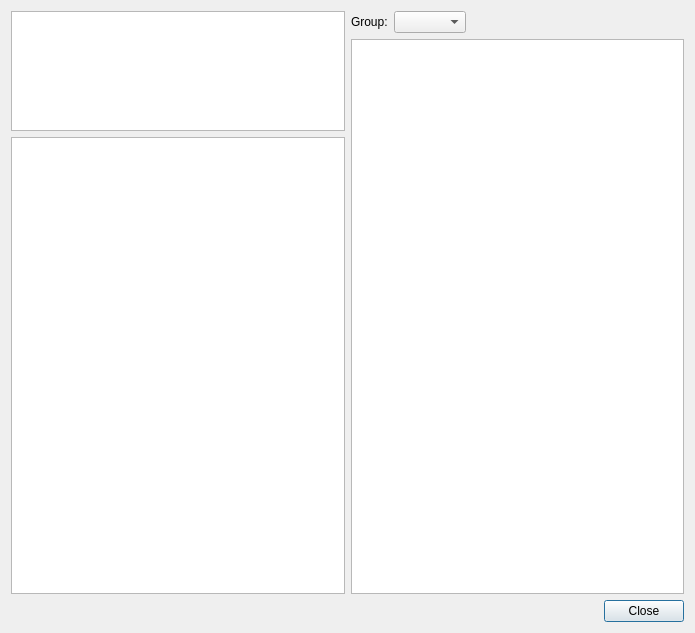
<?xml version="1.0" encoding="UTF-8"?>
<ui version="4.0">
 <class>TileShapeGroupDialog</class>
 <widget class="QDialog" name="TileShapeGroupDialog">
  <property name="geometry">
   <rect>
    <x>0</x>
    <y>0</y>
    <width>695</width>
    <height>633</height>
   </rect>
  </property>
  <property name="windowTitle">
   <string>Tile Shape Groups</string>
  </property>
  <layout class="QGridLayout" name="gridLayout">
   <item row="0" column="0">
    <layout class="QVBoxLayout" name="verticalLayout">
     <item>
      <widget class="QListWidget" name="groupsList">
       <property name="maximumSize">
        <size>
         <width>16777215</width>
         <height>120</height>
        </size>
       </property>
      </widget>
     </item>
     <item>
      <layout class="QHBoxLayout" name="groupsToolBarLayout"/>
     </item>
     <item>
      <widget class="Tiled::Internal::VirtualTilesetView" name="shapesList"/>
     </item>
     <item>
      <layout class="QHBoxLayout" name="shapeToolBarLayout"/>
     </item>
    </layout>
   </item>
   <item row="0" column="1">
    <layout class="QVBoxLayout" name="verticalLayout_2">
     <item>
      <layout class="QHBoxLayout" name="horizontalLayout">
       <item>
        <widget class="QLabel" name="label">
         <property name="text">
          <string>Group:</string>
         </property>
        </widget>
       </item>
       <item>
        <widget class="QComboBox" name="groupCombo"/>
       </item>
       <item>
        <spacer name="horizontalSpacer">
         <property name="orientation">
          <enum>Qt::Horizontal</enum>
         </property>
         <property name="sizeHint" stdset="0">
          <size>
           <width>40</width>
           <height>20</height>
          </size>
         </property>
        </spacer>
       </item>
      </layout>
     </item>
     <item>
      <widget class="Tiled::Internal::VirtualTilesetView" name="shapeSrcList"/>
     </item>
     <item>
      <layout class="QHBoxLayout" name="shapeSrcToolBarLayout"/>
     </item>
    </layout>
   </item>
   <item row="1" column="0" colspan="2">
    <layout class="QHBoxLayout" name="buttonsLayout">
     <item>
      <widget class="QDialogButtonBox" name="buttonBox">
       <property name="orientation">
        <enum>Qt::Horizontal</enum>
       </property>
       <property name="standardButtons">
        <set>QDialogButtonBox::Close</set>
       </property>
      </widget>
     </item>
    </layout>
   </item>
  </layout>
  <action name="actionAddGroup">
   <property name="icon">
    <iconset resource="tiled.qrc">
     <normaloff>:/images/16x16/document-new.png</normaloff>:/images/16x16/document-new.png</iconset>
   </property>
   <property name="text">
    <string>Add Group</string>
   </property>
  </action>
  <action name="actionRemove_Group">
   <property name="icon">
    <iconset resource="tiled.qrc">
     <normaloff>:/images/16x16/edit-delete.png</normaloff>:/images/16x16/edit-delete.png</iconset>
   </property>
   <property name="text">
    <string>Remove Group</string>
   </property>
  </action>
  <action name="actionClearShape">
   <property name="icon">
    <iconset resource="tiled.qrc">
     <normaloff>:/images/16x16/edit-clear.png</normaloff>:/images/16x16/edit-clear.png</iconset>
   </property>
   <property name="text">
    <string>Clear Shape</string>
   </property>
   <property name="toolTip">
    <string>Remove selected shapes from current group</string>
   </property>
  </action>
  <action name="actionAddShape">
   <property name="icon">
    <iconset resource="tiled.qrc">
     <normaloff>:/images/16x16/document-new.png</normaloff>:/images/16x16/document-new.png</iconset>
   </property>
   <property name="text">
    <string>Add Shape</string>
   </property>
  </action>
  <action name="actionEditGroup">
   <property name="icon">
    <iconset resource="tiled.qrc">
     <normaloff>:/images/16x16/document-properties.png</normaloff>:/images/16x16/document-properties.png</iconset>
   </property>
   <property name="text">
    <string>Edit Group</string>
   </property>
  </action>
  <action name="actionRemoveShape">
   <property name="icon">
    <iconset resource="tiled.qrc">
     <normaloff>:/images/16x16/edit-delete.png</normaloff>:/images/16x16/edit-delete.png</iconset>
   </property>
   <property name="text">
    <string>Remove Shape</string>
   </property>
   <property name="toolTip">
    <string>Destroy selected shape</string>
   </property>
  </action>
  <action name="actionShapeProperties">
   <property name="icon">
    <iconset resource="tiled.qrc">
     <normaloff>:/images/16x16/document-properties.png</normaloff>:/images/16x16/document-properties.png</iconset>
   </property>
   <property name="text">
    <string>Shape Properties</string>
   </property>
  </action>
  <action name="actionMoveGroupUp">
   <property name="icon">
    <iconset resource="tiled.qrc">
     <normaloff>:/images/16x16/go-up.png</normaloff>:/images/16x16/go-up.png</iconset>
   </property>
   <property name="text">
    <string>Move Up</string>
   </property>
   <property name="toolTip">
    <string>Move the selected group up the list</string>
   </property>
  </action>
  <action name="actionMoveGroupDown">
   <property name="icon">
    <iconset resource="tiled.qrc">
     <normaloff>:/images/16x16/go-down.png</normaloff>:/images/16x16/go-down.png</iconset>
   </property>
   <property name="text">
    <string>Move Down</string>
   </property>
   <property name="toolTip">
    <string>Move the selected group down the list</string>
   </property>
  </action>
 </widget>
 <customwidgets>
  <customwidget>
   <class>Tiled::Internal::VirtualTilesetView</class>
   <extends>QTableView</extends>
   <header>virtualtilesetview.h</header>
  </customwidget>
 </customwidgets>
 <resources>
  <include location="tiled.qrc"/>
 </resources>
 <connections>
  <connection>
   <sender>buttonBox</sender>
   <signal>clicked(QAbstractButton*)</signal>
   <receiver>TileShapeGroupDialog</receiver>
   <slot>accept()</slot>
   <hints>
    <hint type="sourcelabel">
     <x>248</x>
     <y>254</y>
    </hint>
    <hint type="destinationlabel">
     <x>157</x>
     <y>274</y>
    </hint>
   </hints>
  </connection>
 </connections>
</ui>
